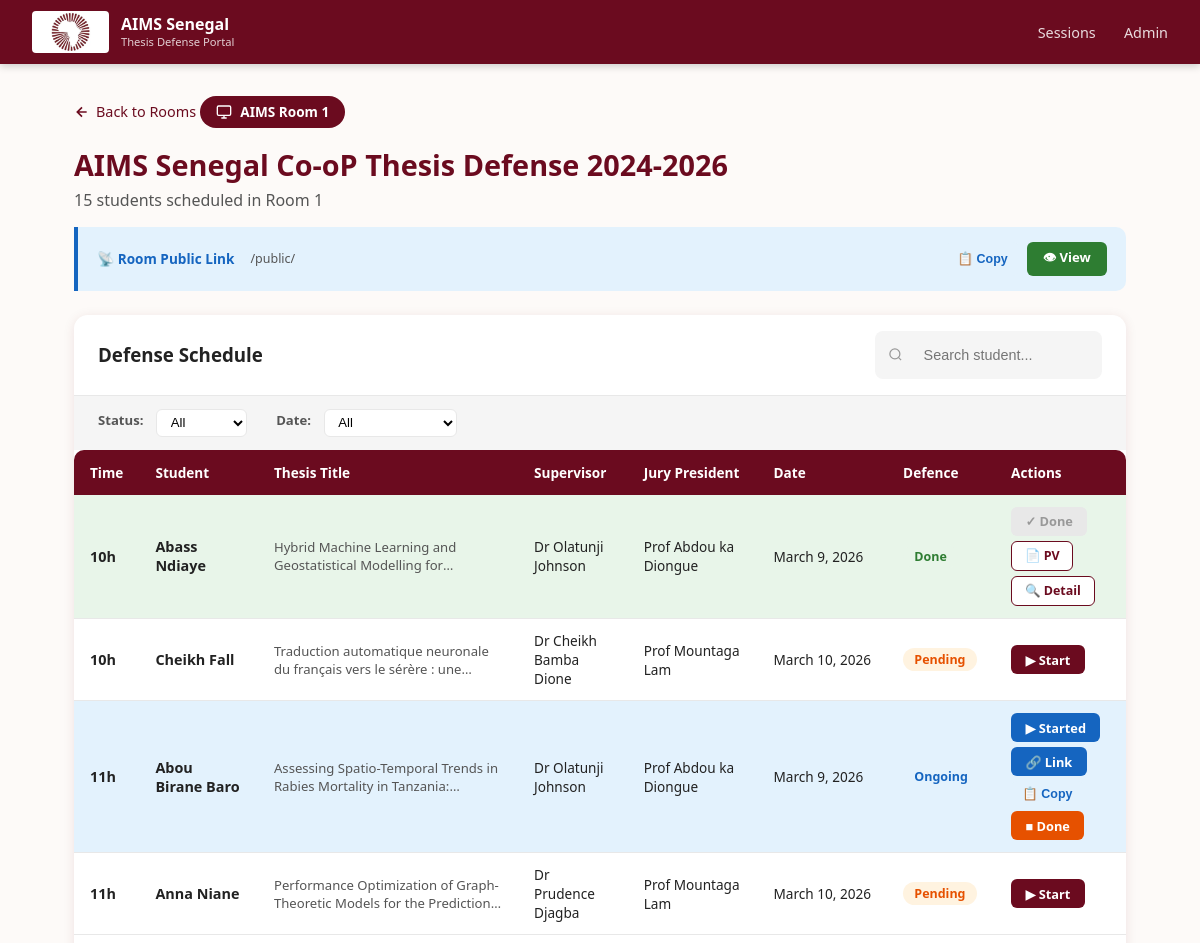
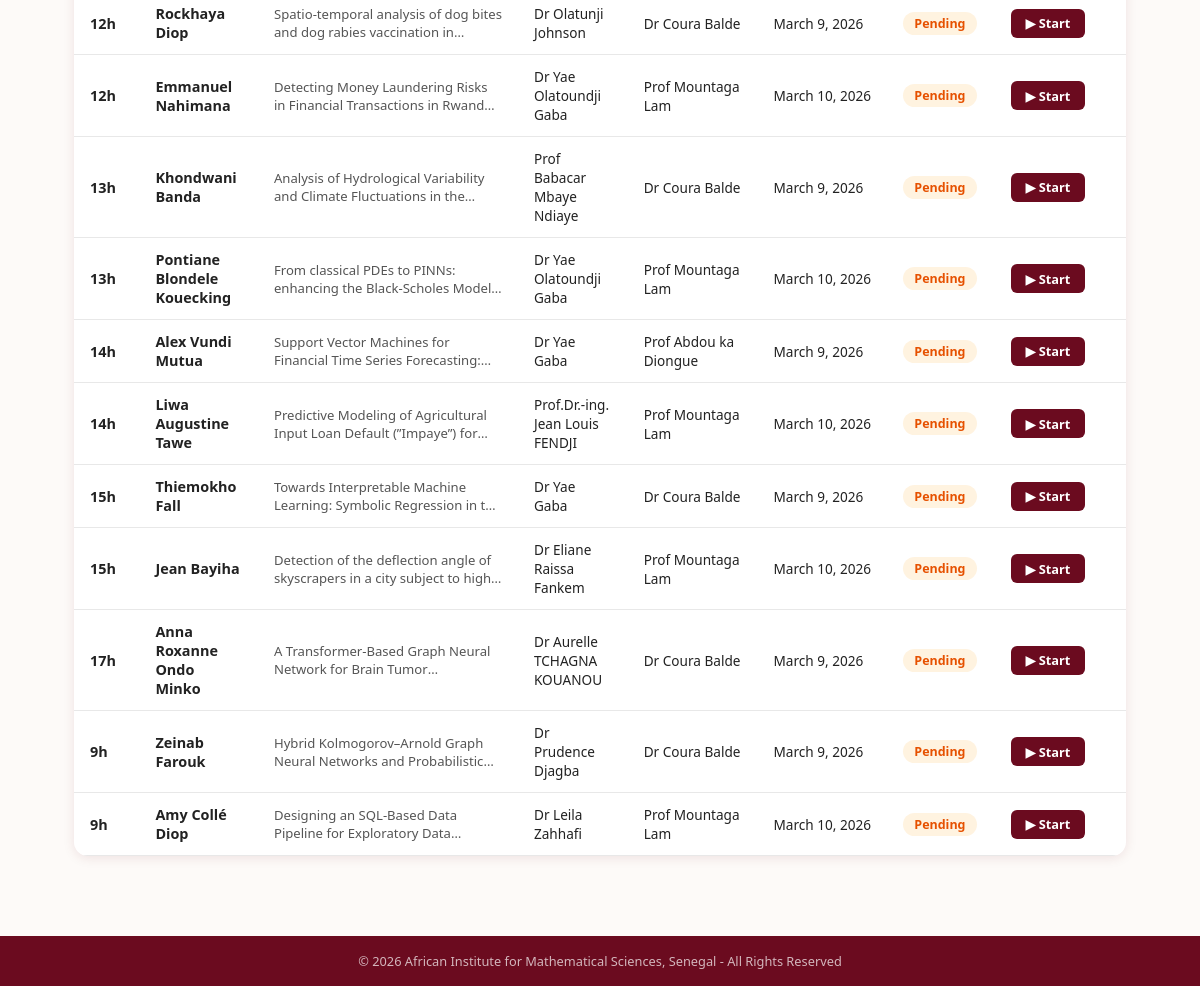
The app's page /sessions/4/room/1/ (signed in) with its own data (2 pictures, top to bottom).
### defense/models.py (models this page shows, shortened)
class Session(models.Model):
    name = models.CharField(max_length=200)
    number_of_years = models.IntegerField(default=1)
    program = models.CharField(max_length=200, default="Cooperative Masters")
    academic_year = models.CharField(max_length=20, default="2024-2026")
    excel_file = models.FileField(upload_to='excel/', blank=True, null=True)
    created_at = models.DateTimeField(auto_now_add=True)
    is_active = models.BooleanField(default=True)

class Student(models.Model):
    ROOM_CHOICES = [(1, 'AIMS Room 1'), (2, 'AIMS Room 2')]
    DEFENSE_STATUS = [
        ('pending', 'Pending'),
        ('ongoing', 'Ongoing'),
        ('done', 'Done'),
    ]
    session = models.ForeignKey(Session, on_delete=models.CASCADE, related_name='students')
    time = models.CharField(max_length=20, blank=True)
    surname = models.CharField(max_length=100)
    given_names = models.CharField(max_length=200)
    thesis_title = models.TextField()
    room = models.IntegerField(choices=ROOM_CHOICES, default=1)
    defense_date = models.DateField(null=True, blank=True)
    supervisor_1_name        = models.CharField(max_length=200, blank=True)
    supervisor_1_email       = models.CharField(max_length=200, blank=True)
    supervisor_1_institution = models.CharField(max_length=200, blank=True)
    supervisor_2_name        = models.CharField(max_length=200, blank=True)
    supervisor_2_email       = models.CharField(max_length=200, blank=True)
    jury_president_name        = models.CharField(max_length=200, blank=True)
    jury_president_email       = models.CharField(max_length=200, blank=True)
    jury_president_affiliation = models.CharField(max_length=200, blank=True)
    examiner_1_name        = models.CharField(max_length=200, blank=True)
    examiner_1_email       = models.CharField(max_length=200, blank=True)
    examiner_1_affiliation = models.CharField(max_length=200, blank=True)
    examiner_2_name        = models.CharField(max_length=200, blank=True)
    examiner_2_email       = models.CharField(max_length=200, blank=True)
    examiner_2_affiliation = models.CharField(max_length=200, blank=True)
    examiner_3_name        = models.CharField(max_length=200, blank=True)
    examiner_3_email       = models.CharField(max_length=200, blank=True)
    examiner_3_affiliation = models.CharField(max_length=200, blank=True)
    defense_status    = models.CharField(max_length=20, choices=DEFENSE_STATUS, default='pending')
    started_at        = models.DateTimeField(null=True, blank=True)
    ended_at          = models.DateTimeField(null=True, blank=True)
    start_link_token  = models.CharField(max_length=64, blank=True, unique=True, null=True)
    started_by_session = models.CharField(max_length=64, blank=True)
    def full_name(self):
        return f"{self.given_names} {self.surname}"
    class Meta:
        ordering = ['time']

### defense/views.py (the view)
    def wrapper(request, *args, **kwargs):
        if not request.session.get('authenticated'):
            return redirect('password_gate')
        return view_func(request, *args, **kwargs)

### defense/views.py (called while the page is built)
def require_auth(view_func):
    def wrapper(request, *args, **kwargs):
        if not request.session.get('authenticated'):
            return redirect('password_gate')
        return view_func(request, *args, **kwargs)
    wrapper.__name__ = view_func.__name__
    return wrapper

@require_auth
def room_students(request, session_id, room_number):
    session = get_object_or_404(Session, pk=session_id)
    students = Student.objects.filter(session=session, room=room_number).order_by('time')
    return render(request, 'defense/room_students.html', {
        'session': session,
        'room_number': room_number,
        'students': students,
    })

### defense/templates/defense/room_students.html (shortened to what this page needs)
{% extends "defense/base.html" %}
{% block content %}
<a href="{% url 'session_rooms' session.id %}" class="back-link">
    <svg width="16" height="16" viewBox="0 0 24 24" fill="none" stroke="currentColor" stroke-width="2.5"><path d="M19 12H5M12 19l-7-7 7-7"/></svg>
    Back to Rooms
</a>
<div class="room-badge">
    <svg width="16" height="16" viewBox="0 0 24 24" fill="none" stroke="currentColor" stroke-width="2"><rect x="2" y="3" width="20" height="14" rx="2"/><path d="M8 21h8M12 17v4"/></svg>
    AIMS Room {{ room_number }}
</div>
<div class="page-header" style="margin-bottom:1rem;">
    <h1>{{ session.name }}</h1>
    <p>{{ students.count }} student{{ students.count|pluralize }} scheduled in Room {{ room_number }}</p>
</div>
{% with pub_url=request.scheme|add:"://"|add:request.get_host|add:"/sessions/"|add:session.id|stringformat:"d"|add:"/room/"|add:room_number|stringformat:"d"|add:"/public/" %}
<div class="room-link-bar">
    <span class="rl-label">📡 Room Public Link</span>
    <span class="rl-url" id="roomLinkUrl">{{ pub_url }}</span>
    <div class="rl-actions">
        <button class="copy-btn" onclick="copyText('{{ pub_url }}')">📋 Copy</button>
        <a href="{{ pub_url }}" target="_blank" class="gen-btn" style="background:#2e7d32;">👁 View</a>
    </div>
</div>
{% endwith %}
<div class="table-card">
    <div class="table-toolbar">
        <h3>Defense Schedule</h3>
        <div class="search-box">
            <svg width="15" height="15" viewBox="0 0 24 24" fill="none" stroke="#999" stroke-width="2"><circle cx="11" cy="11" r="8"/><path d="m21 21-4.35-4.35"/></svg>
            <input type="text" id="searchInput" placeholder="Search student...">
        </div>
    </div>
    <div class="filter-row">
        <label>Status:</label>
        <select id="statusFilter" onchange="filterTable()">
            <option value="">All</option>
        </select>
        <label style="margin-left:1rem;">Date:</label>
        <select id="dateFilter" onchange="filterTable()">
            <option value="">All</option>
        </select>
    </div>
    <div class="table-wrap">
        <table id="studentsTable">
            <thead>
                <tr>
                    <th>Time</th>
                    <th>Student</th>
                    <th>Thesis Title</th>
                    <th>Supervisor</th>
                    <th>Jury President</th>
                    <th>Date</th>
                    <th>Defence</th>
                    <th>Actions</th>
                </tr>
            </thead>
            <tbody>
            {% for student in students %}
            <tr class="{% if student.defense_status == 'done' %}done-row{% elif student.defense_status == 'ongoing' %}ongoing-row{% endif %}"
                data-status="{{ student.defense_status }}"
                data-date="{{ student.defense_date }}"
                data-name="{{ student.full_name|lower }}">
                <td><strong>{{ student.time }}</strong></td>
                <td>
                    <div style="font-weight:600;color:#222;">{{ student.full_name }}</div>
                </td>
                <td style="max-width:260px;font-size:0.82rem;color:#555;">
                    <div style="display:-webkit-box;-webkit-line-clamp:2;-webkit-box-orient:vertical;overflow:hidden;">{{ student.thesis_title }}</div>
                </td>
                <td style="font-size:0.85rem;">{{ student.supervisor_1_name }}</td>
                <td style="font-size:0.85rem;">{{ student.jury_president_name }}</td>
                <td style="font-size:0.85rem;white-space:nowrap;">{{ student.defense_date }}</td>
                <td>
                    <span class="badge badge-{{ student.defense_status }}">
                        {% if student.defense_status == 'pending' %}Pending
                        {% elif student.defense_status == 'ongoing' %}Ongoing
                        {% else %}Done{% endif %}
                    </span>
                </td>
                <td>
                    <div class="actions-cell">
                        {% if student.defense_status == 'pending' %}
                            <a href="{% url 'start_defense' student.id %}"
                               class="start-btn"
                               onclick="return confirm('Start defense for {{ student.full_name }}?')">
                                ▶ Start
                            </a>
                        {% elif student.defense_status == 'ongoing' %}
                            <span class="start-btn started">▶ Started</span>
                            <a href="{% url 'defense_entry' student.start_link_token %}"
                               class="link-btn" target="_blank">🔗 Link</a>
                            <button class="copy-btn"
                               onclick="copyText('{{ request.scheme }}://{{ request.get_host }}{% url 'defense_entry' student.start_link_token %}')">
                               📋 Copy
                            </button>
                            <a href="{% url 'end_defense' student.id %}"
                               class="end-btn"
                               onclick="return confirm('End this defense? This cannot be undone without admin.')">
                               ■ Done
                            </a>
                        {% else %}
                            <span class="start-btn disabled">✓ Done</span>
                            <a href="{% url 'pv_overview' student.id %}" class="pv-btn">📄 PV</a>
                            <a href="{% url 'student_detail' student.id %}" class="pv-btn">🔍 Detail</a>
                        {% endif %}
                    </div>
                </td>
            </tr>
            {% empty %}
            <tr>
                <td colspan="8" style="text-align:center;padding:2rem;color:#999;">
                    No students in this room. Import an Excel file from the session page.
                </td>
            </tr>
            {% endfor %}
            </tbody>
        </table>
    </div>
</div>
{% endblock %}

### defense/templates/defense/base.html (shortened to what this page needs)
<!DOCTYPE html>
<html lang="en">
<head>
    {% load static %}
</head>
<body>
<div class="page-wrapper">
{% load static %}
<nav>
    <a href="{% url 'landing' %}" class="brand">
        <img src="{% static 'defense/img/aims-logo.jpg' %}" alt="AIMS">
        <div>
            <div class="brand-text">AIMS Senegal</div>
            <div class="brand-sub">Thesis Defense Portal</div>
        </div>
    </a>
    <div class="nav-links">
        {% if request.session.authenticated %}
        <a href="{% url 'sessions_list' %}">Sessions</a>
        <a href="/admin/">Admin</a>
        {% endif %}
    </div>
</nav>
<div class="container">
    {% block content %}{% endblock %}
</div>
<footer>
    &copy; {% now "Y" %} African Institute for Mathematical Sciences, Senegal - All Rights Reserved
</footer>
</div>
</body>
</html>

### defense/templates/defense/room_students.html (style rules this page uses)
.back-link { display:inline-flex;align-items:center;gap:6px;color:var(--aims-red);text-decoration:none;font-size:0.9rem;margin-bottom:1.5rem;font-weight:500; }
.room-badge { display:inline-flex;align-items:center;gap:8px;background:var(--aims-red);color:white;padding:0.4rem 1rem;border-radius:20px;font-size:0.85rem;font-weight:700;margin-bottom:1rem; }
.table-card { background:white;border-radius:14px;box-shadow:var(--shadow);overflow:hidden; }
.table-toolbar { padding:1rem 1.5rem;display:flex;align-items:center;justify-content:space-between;flex-wrap:wrap;gap:8px;border-bottom:1px solid var(--gray-200); }
.search-box { display:flex;align-items:center;background:var(--gray-100);border-radius:8px;padding:0.4rem 0.8rem;gap:6px; }
.search-box input { border:none;background:transparent;outline:none;font-size:0.9rem;width:180px; }
.filter-row { display:flex;gap:0.8rem;align-items:center;flex-wrap:wrap;padding:0.8rem 1.5rem;background:var(--gray-100); }
.filter-row label { font-size:0.82rem;font-weight:600;color:#555; }
.filter-row select { width:auto;padding:0.3rem 0.6rem;font-size:0.82rem; }
.start-btn { display:inline-flex;align-items:center;gap:4px;padding:0.35rem 0.9rem;background:var(--aims-red);color:white;border-radius:6px;font-size:0.8rem;font-weight:600;text-decoration:none;transition:background 0.2s;white-space:nowrap; }
.start-btn.disabled { background:var(--gray-200);color:#999;pointer-events:none; }
.start-btn.started { background:#1565c0;cursor:default;pointer-events:none; }
.link-btn { display:inline-flex;align-items:center;gap:4px;padding:0.35rem 0.9rem;background:#1565c0;color:white;border-radius:6px;font-size:0.8rem;font-weight:600;text-decoration:none;white-space:nowrap; }
.copy-btn { display:inline-flex;align-items:center;gap:4px;padding:0.3rem 0.7rem;background:#e3f2fd;color:#1565c0;border-radius:6px;font-size:0.78rem;font-weight:600;border:none;cursor:pointer;white-space:nowrap; }
.end-btn { display:inline-flex;align-items:center;gap:4px;padding:0.35rem 0.9rem;background:#e65100;color:white;border-radius:6px;font-size:0.8rem;font-weight:600;text-decoration:none;white-space:nowrap; }
.pv-btn { display:inline-flex;align-items:center;gap:4px;padding:0.35rem 0.8rem;background:white;color:var(--aims-red);border:1.5px solid var(--aims-red);border-radius:6px;font-size:0.78rem;font-weight:600;text-decoration:none;white-space:nowrap; }
.room-link-bar { background: #e3f2fd; border-left: 4px solid #1565c0; border-radius: 0 10px 10px 0; padding: 0.9rem 1.2rem; margin-bottom: 1.5rem; display: flex; align-items: center; gap: 1rem; flex-wrap: wrap; }
.room-link-bar .rl-label { font-size: 0.85rem; font-weight: 700; color: #1565c0; white-space: nowrap; }
.room-link-bar .rl-url { font-size: 0.78rem; color: #555; flex: 1; min-width: 0; overflow: hidden; text-overflow: ellipsis; white-space: nowrap; }
.room-link-bar .rl-actions { display: flex; gap: 0.5rem; flex-shrink: 0; }
.gen-btn { display:inline-flex;align-items:center;gap:5px;padding:0.4rem 1rem;background:#1565c0;color:white;border-radius:6px;font-size:0.82rem;font-weight:600;border:none;cursor:pointer;text-decoration:none; }
tbody tr.done-row { background:#e8f5e9 !important; }
tbody tr.ongoing-row { background:#e3f2fd !important; }
.actions-cell { display:flex;gap:5px;align-items:center;flex-wrap:wrap; }

### records on screen
Session: name "AIMS Senegal Co-oP Thesis Defense 2024-2026"
Student: time "10h", full_name "Abass Ndiaye", thesis_title "Hybrid Machine Learning and Geostatistical Modelling…", supervisor_1_name "Dr Olatunji Johnson", jury_president_name "Prof Abdou ka Diongue", defense_date "March 9, 2026", defense_status "Done"
Student: time "10h", full_name "Cheikh Fall", thesis_title "Traduction automatique neuronale du français vers le sérère :…", supervisor_1_name "Dr Cheikh Bamba Dione", jury_president_name "Prof Mountaga Lam", defense_date "March 10, 2026", defense_status "Pending"
Student: time "11h", full_name "Abou Birane Baro", thesis_title "Assessing Spatio-Temporal Trends in Rabies Mortality in…", supervisor_1_name "Dr Olatunji Johnson", jury_president_name "Prof Abdou ka Diongue", defense_date "March 9, 2026", defense_status "Ongoing"
Student: time "11h", full_name "Anna Niane", thesis_title "Performance Optimization of Graph-Theoretic Models for the…", supervisor_1_name "Dr Prudence Djagba", jury_president_name "Prof Mountaga Lam", defense_date "March 10, 2026", defense_status "Pending"
Student: time "12h", full_name "Rockhaya Diop", thesis_title "Spatio-temporal analysis of dog bites and dog rabies vaccination…", supervisor_1_name "Dr Olatunji Johnson", jury_president_name "Dr Coura Balde", defense_date "March 9, 2026", defense_status "Pending"
Student: time "12h", full_name "Emmanuel Nahimana", thesis_title "Detecting Money Laundering Risks in Financial Transactions in…", supervisor_1_name "Dr Yae Olatoundji Gaba", jury_president_name "Prof Mountaga Lam", defense_date "March 10, 2026", defense_status "Pending"
Student: time "13h", full_name "Khondwani Banda", thesis_title "Analysis of Hydrological Variability and Climate Fluctuations in…", supervisor_1_name "Prof Babacar Mbaye Ndiaye", jury_president_name "Dr Coura Balde", defense_date "March 9, 2026", defense_status "Pending"
Student: time "13h", full_name "Pontiane Blondele Kouecking", thesis_title "From classical PDEs to PINNs: enhancing the Black-Scholes…", supervisor_1_name "Dr Yae Olatoundji Gaba", jury_president_name "Prof Mountaga Lam", defense_date "March 10, 2026", defense_status "Pending"
Student: time "14h", full_name "Alex Vundi Mutua", thesis_title "Support Vector Machines for Financial Time Series…", supervisor_1_name "Dr Yae Gaba", jury_president_name "Prof Abdou ka Diongue", defense_date "March 9, 2026", defense_status "Pending"
Student: time "14h", full_name "Liwa Augustine Tawe", thesis_title "Predictive Modeling of Agricultural Input Loan Default (”Impaye”)…", supervisor_1_name "Prof.Dr.-ing. Jean Louis FENDJI", jury_president_name "Prof Mountaga Lam", defense_date "March 10, 2026", defense_status "Pending"
Student: time "15h", full_name "Thiemokho Fall", thesis_title "Towards Interpretable Machine Learning: Symbolic Regression in…", supervisor_1_name "Dr Yae Gaba", jury_president_name "Dr Coura Balde", defense_date "March 9, 2026", defense_status "Pending"
Student: time "15h", full_name "Jean Bayiha", thesis_title "Detection of the deflection angle of skyscrapers in a city subject to…", supervisor_1_name "Dr Eliane Raissa Fankem", jury_president_name "Prof Mountaga Lam", defense_date "March 10, 2026", defense_status "Pending"
Student: time "17h", full_name "Anna Roxanne Ondo Minko", thesis_title "A Transformer-Based Graph Neural Network for Brain…", supervisor_1_name "Dr Aurelle TCHAGNA KOUANOU", jury_president_name "Dr Coura Balde", defense_date "March 9, 2026", defense_status "Pending"
Student: time "9h", full_name "Zeinab Farouk", thesis_title "Hybrid Kolmogorov–Arnold Graph Neural Networks and…", supervisor_1_name "Dr Prudence Djagba", jury_president_name "Dr Coura Balde", defense_date "March 9, 2026", defense_status "Pending"
Student: time "9h", full_name "Amy Collé Diop", thesis_title "Designing an SQL-Based Data Pipeline for Exploratory…", supervisor_1_name "Dr Leila Zahhafi", jury_president_name "Prof Mountaga Lam", defense_date "March 10, 2026", defense_status "Pending"

### other values on screen
{{ room_number }} "1"
{{ students.count }} "15"
{{ pub_url }} "/public/"
